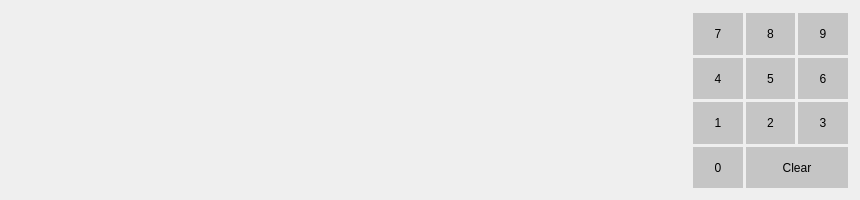
          <widget class="QWidget" name="page">
           <widget class="QWidget" name="gridLayoutWidget_3">
            <property name="geometry">
             <rect>
              <x>690</x>
              <y>10</y>
              <width>161</width>
              <height>181</height>
             </rect>
            </property>
            <property name="sizePolicy">
             <sizepolicy hsizetype="Expanding" vsizetype="Expanding">
              <horstretch>0</horstretch>
              <verstretch>0</verstretch>
             </sizepolicy>
            </property>
            <layout class="QGridLayout" name="gridLayout_3">
             <property name="leftMargin">
              <number>3</number>
             </property>
             <property name="topMargin">
              <number>3</number>
             </property>
             <property name="rightMargin">
              <number>3</number>
             </property>
             <property name="bottomMargin">
              <number>3</number>
             </property>
             <property name="spacing">
              <number>3</number>
             </property>
             <item row="3" column="4">
              <widget class="QPushButton" name="search_period_6">
               <property name="sizePolicy">
                <sizepolicy hsizetype="Expanding" vsizetype="Expanding">
                 <horstretch>0</horstretch>
                 <verstretch>0</verstretch>
                </sizepolicy>
               </property>
               <property name="styleSheet">
                <string notr="true">QPushButton{
background-color: #c5c5c5;
border:none;
}
QPushButton:hover{
background-color: #9d9d9d
;
}
QPushButton:disabled{
background-color: #FFFFFF;
color: #262626;
}</string>
               </property>
               <property name="text">
                <string>6</string>
               </property>
              </widget>
             </item>
             <item row="4" column="4">
              <widget class="QPushButton" name="search_period_3">
               <property name="sizePolicy">
                <sizepolicy hsizetype="Expanding" vsizetype="Expanding">
                 <horstretch>0</horstretch>
                 <verstretch>0</verstretch>
                </sizepolicy>
               </property>
               <property name="styleSheet">
                <string notr="true">QPushButton{
background-color: #c5c5c5;
border:none;
}
QPushButton:hover{
background-color: #9d9d9d
;
}
QPushButton:disabled{
background-color: #FFFFFF;
color: #262626;
}</string>
               </property>
               <property name="text">
                <string>3</string>
               </property>
              </widget>
             </item>
             <item row="2" column="3">
              <widget class="QPushButton" name="search_period_Te_2">
               <property name="sizePolicy">
                <sizepolicy hsizetype="Expanding" vsizetype="Expanding">
                 <horstretch>0</horstretch>
                 <verstretch>0</verstretch>
                </sizepolicy>
               </property>
               <property name="styleSheet">
                <string notr="true">QPushButton{
background-color: #c5c5c5;
border:none;
}
QPushButton:hover{
background-color: #9d9d9d
;
}
QPushButton:disabled{
background-color: #FFFFFF;
color: #262626;
}</string>
               </property>
               <property name="text">
                <string>8</string>
               </property>
              </widget>
             </item>
             <item row="3" column="3">
              <widget class="QPushButton" name="search_period_5">
               <property name="sizePolicy">
                <sizepolicy hsizetype="Expanding" vsizetype="Expanding">
                 <horstretch>0</horstretch>
                 <verstretch>0</verstretch>
                </sizepolicy>
               </property>
               <property name="styleSheet">
                <string notr="true">QPushButton{
background-color: #c5c5c5;
border:none;
}
QPushButton:hover{
background-color: #9d9d9d
;
}
QPushButton:disabled{
background-color: #FFFFFF;
color: #262626;
}</string>
               </property>
               <property name="text">
                <string>5</string>
               </property>
              </widget>
             </item>
             <item row="2" column="2">
              <widget class="QPushButton" name="search_period_7">
               <property name="sizePolicy">
                <sizepolicy hsizetype="Expanding" vsizetype="Expanding">
                 <horstretch>0</horstretch>
                 <verstretch>0</verstretch>
                </sizepolicy>
               </property>
               <property name="styleSheet">
                <string notr="true">QPushButton{
background-color: #c5c5c5;
border:none;
}
QPushButton:hover{
background-color: #9d9d9d
;
}
QPushButton:disabled{
background-color: #FFFFFF;
color: #262626;
}</string>
               </property>
               <property name="text">
                <string>7</string>
               </property>
              </widget>
             </item>
             <item row="3" column="2">
              <widget class="QPushButton" name="search_period_4">
               <property name="sizePolicy">
                <sizepolicy hsizetype="Expanding" vsizetype="Expanding">
                 <horstretch>0</horstretch>
                 <verstretch>0</verstretch>
                </sizepolicy>
               </property>
               <property name="styleSheet">
                <string notr="true">QPushButton{
background-color: #c5c5c5;
border:none;
}
QPushButton:hover{
background-color: #9d9d9d
;
}
QPushButton:disabled{
background-color: #FFFFFF;
color: #262626;
}</string>
               </property>
               <property name="text">
                <string>4</string>
               </property>
              </widget>
             </item>
             <item row="4" column="2">
              <widget class="QPushButton" name="search_period_1">
               <property name="sizePolicy">
                <sizepolicy hsizetype="Expanding" vsizetype="Expanding">
                 <horstretch>0</horstretch>
                 <verstretch>0</verstretch>
                </sizepolicy>
               </property>
               <property name="styleSheet">
                <string notr="true">QPushButton{
background-color: #c5c5c5;
border:none;
}
QPushButton:hover{
background-color: #9d9d9d
;
}
QPushButton:disabled{
background-color: #FFFFFF;
color: #262626;
}</string>
               </property>
               <property name="text">
                <string>1</string>
               </property>
              </widget>
             </item>
             <item row="5" column="2">
              <widget class="QPushButton" name="search_period_0">
               <property name="sizePolicy">
                <sizepolicy hsizetype="Expanding" vsizetype="Expanding">
                 <horstretch>0</horstretch>
                 <verstretch>0</verstretch>
                </sizepolicy>
               </property>
               <property name="styleSheet">
                <string notr="true">QPushButton{
background-color: #c5c5c5;
border:none;
}
QPushButton:hover{
background-color: #9d9d9d
;
}
QPushButton:disabled{
background-color: #FFFFFF;
color: #262626;
}</string>
               </property>
               <property name="text">
                <string>0</string>
               </property>
              </widget>
             </item>
             <item row="4" column="3">
              <widget class="QPushButton" name="search_period_2">
               <property name="sizePolicy">
                <sizepolicy hsizetype="Expanding" vsizetype="Expanding">
                 <horstretch>0</horstretch>
                 <verstretch>0</verstretch>
                </sizepolicy>
               </property>
               <property name="styleSheet">
                <string notr="true">QPushButton{
background-color: #c5c5c5;
border:none;
}
QPushButton:hover{
background-color: #9d9d9d
;
}
QPushButton:disabled{
background-color: #FFFFFF;
color: #262626;
}</string>
               </property>
               <property name="text">
                <string>2</string>
               </property>
              </widget>
             </item>
             <item row="2" column="4">
              <widget class="QPushButton" name="search_period_9">
               <property name="sizePolicy">
                <sizepolicy hsizetype="Expanding" vsizetype="Expanding">
                 <horstretch>0</horstretch>
                 <verstretch>0</verstretch>
                </sizepolicy>
               </property>
               <property name="styleSheet">
                <string notr="true">QPushButton{
background-color: #c5c5c5;
border:none;
}
QPushButton:hover{
background-color: #9d9d9d
;
}
QPushButton:disabled{
background-color: #FFFFFF;
color: #262626;
}</string>
               </property>
               <property name="text">
                <string>9</string>
               </property>
              </widget>
             </item>
             <item row="5" column="3" colspan="2">
              <widget class="QPushButton" name="search_period_Clear_id">
               <property name="sizePolicy">
                <sizepolicy hsizetype="Expanding" vsizetype="Expanding">
                 <horstretch>0</horstretch>
                 <verstretch>0</verstretch>
                </sizepolicy>
               </property>
               <property name="styleSheet">
                <string notr="true">QPushButton{
background-color: #c5c5c5;
border:none;
}
QPushButton:hover{
background-color: #9d9d9d
;
}
QPushButton:disabled{
background-color: #FFFFFF;
color: #262626;
}</string>
               </property>
               <property name="text">
                <string>Clear</string>
               </property>
              </widget>
             </item>
            </layout>
           </widget>
          </widget>
